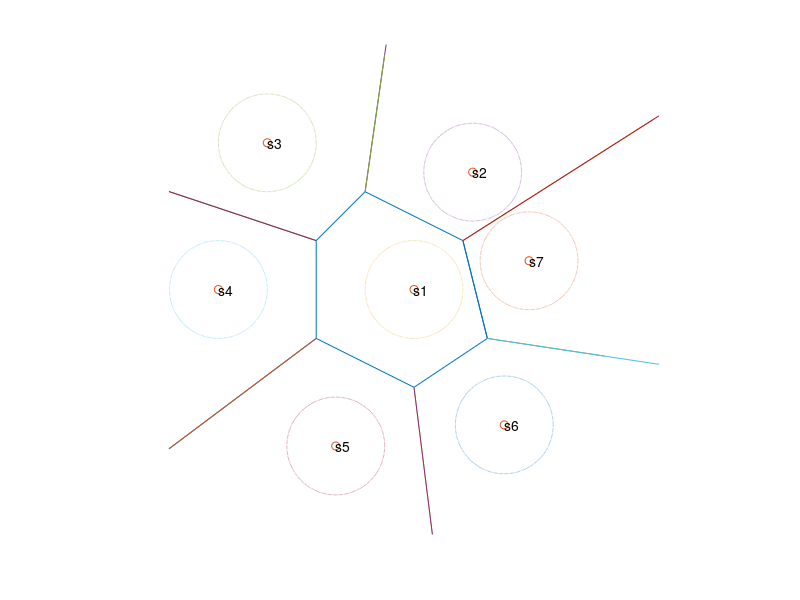

The MATLAB source for this figure: (Note: this script raises an error after producing the figure.)
% Probability bounds example with voronoi diagram
%

randn('state',1);
rand('state',0);

nopts  = 7;   Cs = zeros(2,nopts);   % constellation points

% center (the origin) and vertices of the first voronoi set
Cs(:,1) = [0;0];
Vs = [1 1;  -1 2; -2 1;  -2 -1;  0 -2;  1.5 -1; 1 1]';

% express first set as Ax <= b and compute the other constellation
% points
m  = nopts-1; As{1} = zeros(m,2);  bs{1} = zeros(m,1);
for i=1:m
   As{1}(i,:) = [-(Vs(2,i)-Vs(2,i+1))  Vs(1,i)-Vs(1,i+1)];
   bs{1}(i) = As{1}(i,:)*Vs(:,i);
   Cs(:,i+1)= 2* bs{1}(i)* As{1}(i,:)'/norm(As{1}(i,:))^2;
end;
figure(1)
plot([Vs(1,:) Vs(1,m)], [Vs(2,:), Vs(2,m)], '-', Cs(1,:), Cs(2,:), 'o');
hold on

% ellipses
for i=1:nopts
   noangles = 1000;
   text(Cs(1,i), Cs(2,i), ['s',int2str(i)]);
   angles = linspace(0,2*pi, noangles);
%   R = sqrt(chi2inv(.5,2));  % 50% confidence ellipse
   R = 1;  % sigma = 1 ellipse
   ellipse = R*[cos(angles); sin(angles)] + Cs(:,i)*ones(1,noangles);
   plot(ellipse(1,:),ellipse(2,:), ':');
end;

% Voronoi set around Cs(:,2)
As{2} = [-As{1}(1,:);
         (Cs(:,m+1) - Cs(:,2))';
         (Cs(:,3) - Cs(:,2))'];
bs{2} = [-bs{1}(1);
         As{2}(2,:)*(Cs(:,m+1)+Cs(:,2))/2;
         As{2}(3,:)*(Cs(:,3)+Cs(:,2))/2];
v = Vs(:,1);
dir = (Cs(:,m+1)+Cs(:,2))/2 - v;
plot( [v(1) v(1) + 5*dir(1)], [v(2)  v(2) + 5*dir(2)], '-');
v = Vs(:,2);
dir = (Cs(:,3)+Cs(:,2))/2 - v;
plot( [v(1) v(1) + 5*dir(1)], [v(2)  v(2) + 5*dir(2)], '-');

% Voronoi sets around Cs(:,i), i=3,4, .. nopts-1
for i=3:nopts-1
   As{i} = [-As{1}(i-1,:);
            (Cs(:,i-1) - Cs(:,i))';
            (Cs(:,i+1) - Cs(:,i))'];
   bs{i} = [-bs{1}(i-1);
            As{i}(2,:)*(Cs(:,i-1)+Cs(:,i))/2;
            As{i}(3,:)*(Cs(:,i+1)+Cs(:,i))/2];
   v = Vs(:,i-1);
   dir = (Cs(:,i-1)+Cs(:,i))/2 - v;
   plot( [v(1) v(1) + 4*dir(1)], [v(2)  v(2) + 4*dir(2)], '-');
   v = Vs(:,i);
   dir = (Cs(:,i+1)+Cs(:,i))/2 - v;
   plot( [v(1) v(1) + 4*dir(1)], [v(2)  v(2) + 4*dir(2)], '-');
end;

% Voronoi sets around Cs(:,nopts)
As{nopts} = [-As{1}(nopts-1,:);
             (Cs(:,nopts-1) - Cs(:,nopts))';
             (Cs(:,2) - Cs(:,nopts))'];
bs{nopts} = [-bs{1}(nopts-1);
             As{nopts}(2,:)*(Cs(:,nopts-1)+Cs(:,nopts))/2;
             As{nopts}(3,:)*(Cs(:,2)+Cs(:,nopts))/2];
v = Vs(:,nopts-1);
dir = (Cs(:,nopts-1)+Cs(:,nopts))/2 - v;
plot( [v(1) v(1) + 6*dir(1)], [v(2)  v(2) + 6*dir(2)], '-');
v = Vs(:,1);
dir = (Cs(:,2)+Cs(:,nopts))/2 - v;
plot( [v(1) v(1) + 6*dir(1)], [v(2)  v(2) + 6*dir(2)], '-');

axis('equal');
axis(5*[-1 1 -1 1]);
axis off
%print -deps chebbnds_example.eps


% Chebyshev lower bounds on probability of correct detection with
% sigma = 1 for set 1


% we calculate the chebyshev lower bound on
%  prob As{1}*(Cs(1) + v) <= bs{1}
A = As{1};
b = bs{1} - A*Cs(:,1);
[cd_cheb,P,q,r, X,lambda] = cheb(A,b,eye(2));

% to check the results, plot the ellipsoid
%  x'*P*x + 2*q'*x + r = 1

noangles = 100;
angles = linspace(0,2*pi, noangles);
pts = [cos(angles); sin(angles)];
ellipse = sqrt(1-r+q'*(P\q)) * P^(-1/2)*pts + ...
     (-P\q + Cs(:,1))*ones(1,noangles);
plot(ellipse(1,:), ellipse(2,:), 'r-');
dots= plot(X(1,:), X(2,:), 'ro');
set(dots,'MarkerFaceColor','red');
set(dots,'MarkerSize',4);

%print -deps chebbnds_example2.eps
hold off



%
% compute lower bounds vs sigma for a few sets
%

nosigmas = 500;  sigmas = linspace(0.001,6.0,nosigmas)';
cd_cheb = zeros(nosigmas,nopts);

for k=1:nosigmas

   for i=[1 2 3]

      % chebyshev lower bound for prob As{i}*(Cs(i) + v) <= bs{i}
      A = As{i};   b = bs{i} - A*Cs(:,i);
      [cd_cheb(k,i),P,q,r, X,lambda] = cheb(A,b,sigmas(k)*eye(2));

   end;

end;

figure(2)
plot(sqrt(sigmas(:,ones(1,3))), cd_cheb(:,[1 2 3]));
for i=[1 2 3]
   text(sqrt(sigmas(nosigmas/4)), cd_cheb(nosigmas/4,i), ['b',int2str(i)]);
end;
xlabel('x');
ylabel('y');
axis([0 2.5 0 1]);
%print -deps chebbnds_example3.eps

if (0) %%%%%%%%%%%%%%%%%%

%
% compute lower bounds for a few sets, using higher moments
%

nosigmas = 500;
sigmas = linspace(0.001,1,nosigmas)';
%nosigmas = 1;
%sigmas = 10;
cd_cheb1 = zeros(nosigmas,1);
cd_cheb2 = zeros(nosigmas,1);
%cd_cheb3 = zeros(nosigmas,1);
mc1 = zeros(nosigmas,1);

for k=1:nosigmas

   for i=[1]

      A = As{i};   b = bs{i} - A*Cs(:,i);
      [cd_cheb1(k,i),P,q,r, X,lambda] = cheb(A,b,sigmas(k)*eye(2));

      % 2nd chebyshev lower bound for prob As{i}*(Cs(i) + v) <= bs{i}
%      [cd_cheb2(k,i)] = cheb2(A,b,sigmas(k));

      % 3rd chebyshev lower bound for prob As{i}*(Cs(i) + v) <= bs{i}
%      [cd_cheb3(k,i)] = cheb3(A,b,sigmas(k));
%%      [cd_cheb3(k,i)] = cheb3rd(A,b,sigmas(k));

      % monte carlo estimate
      mc1(k,i) = montecarlo(A,b,sigmas(k)^2*eye(2),100);
   end;

end;
figure(3)
plot(sqrt(sigmas), cd_cheb1, '-', sqrt(sigmas), cd_cheb2, '-', ...
     sqrt(sigmas), mc1, '--');

end; %%%%%%%%%%%%%%%%%%%%%%%



%
% for central set, compute cheb lower bounds,  mc estimates,
% and chernoff bounds
%

nosigmas = 50;
sigmas = linspace(0.1,0.5,nosigmas);
cd1 = zeros(1,nosigmas);  % lower bounds for Prob(x in C1)
mc1 = zeros(1,nosigmas);  % monte carlo estimate of Prob(x in C1)
cher1 =  zeros(nopts,nosigmas);  % chernoff upper bounds on
                                 % Prob(x in Cj| s=s_1)

for i=1:nosigmas

   % calculate the chebyshev lower bound on
   % prob that As{1}*(Cs(1) + v) <= bs{1}

   A = As{1};   b = bs{1} - A*Cs(:,1);
   [cd1(i),P,q,r, X,lambda] = cheb(A,b,sigmas(i)^2*eye(2));
   mc1(i) = montecarlo(A,b,sigmas(i)^2*eye(2),10000);

   % upper bounds on prob that Cs(1)+v in other sets
   % ie, As(j)*(Cs(1) + v ) <= bs(j)
   for j=1:nopts
      A = As{j};
      b = bs{j} - A*Cs(:,1);
      cher1(j,i) = cher(A,b,sigmas(i)^2*eye(2));
   end;
end;
cher1 = max(1-sum(cher1(2:nopts,:)),0);

figure(4)
plot(sigmas, cher1, '-', sigmas, mc1, '--');
%text(sigmas(40), cher1(40), 'cher');
%text(sigmas(40), mc1(40), 'cher');
axis([0.2 0.5 0.9 1]);
xlabel('x'); ylabel('y');
%print -deps chernoff_example.eps
